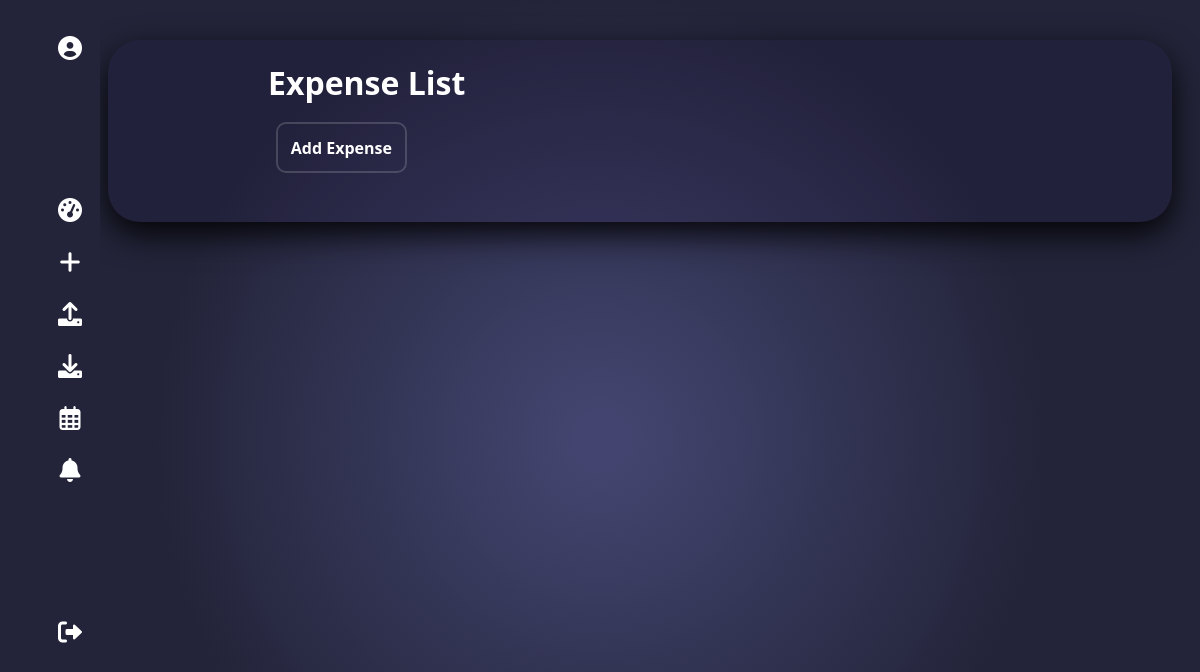
Page /expenses/ (signed in) on the earlier database version.
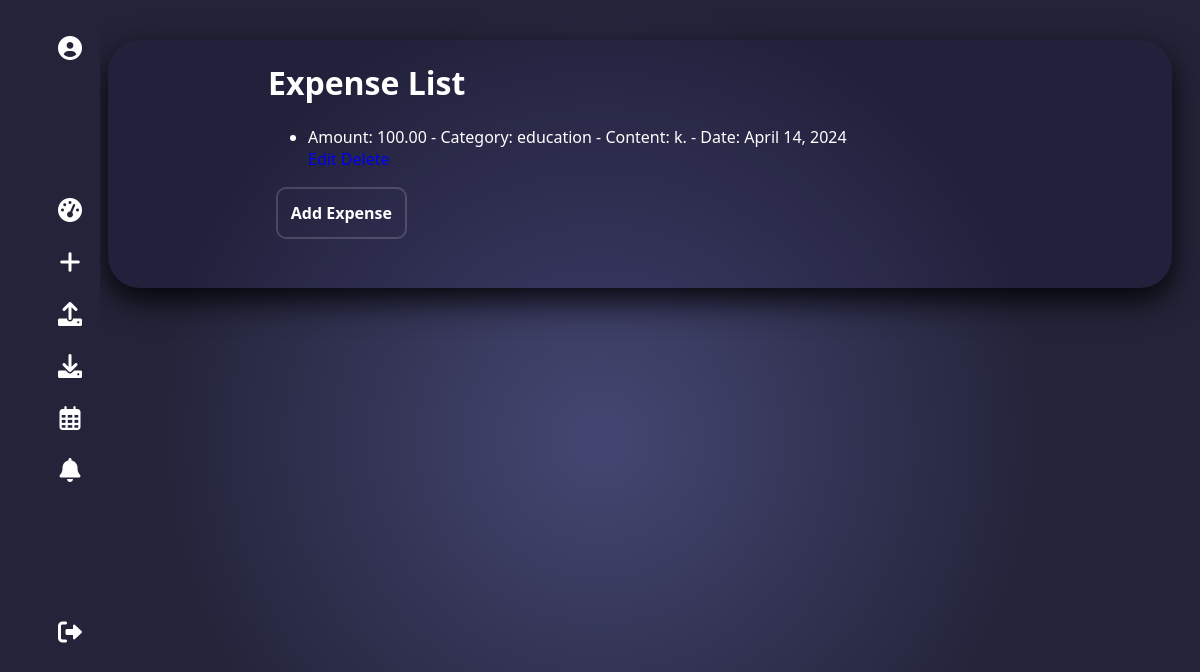
Same page on the later database version.
### Finso_app/models.py (models this page shows, shortened)
class Expense(models.Model):
    user = models.ForeignKey(User, on_delete=models.CASCADE)
    amount = models.DecimalField(max_digits=10, decimal_places=2)
    category = models.ForeignKey('Category', on_delete=models.CASCADE)
    content = models.TextField()
    date = models.DateField(auto_now_add=True)

class Category(models.Model):
    user = models.ForeignKey(User, on_delete=models.CASCADE)
    name = models.CharField(max_length=255)
    budget_limit = models.DecimalField(max_digits=10, decimal_places=2, default=True, null=False )
    def __str__(self):
        return self.name

### Finso_app/views.py (the view)
# urls.py: path('expenses/', views.expense_list, name='expense_list'),
@login_required
def expense_list(request):
    expenses = Expense.objects.filter(user=request.user)
    return render(request, 'expense_list.html', {'expenses': expenses})

### Finso_app/templates/expense_list.html (shortened to what this page needs)
{% extends 'base.html' %}
{% block content %}
<div style="margin-left:10rem; color: white;">
    <h1>Expense List</h1>
    <ul>
        {% for expense in expenses %}
            <li>
                Amount: {{ expense.amount }} - Category: {{ expense.category }} - Content: {{ expense.content }} - Date: {{ expense.date }}
                <br><a style="text-decoration: none;" href="{% url 'edit_expense' expense_id=expense.id %}">Edit</a>
                <a style="text-decoration: none;" href="{% url 'delete_expense' expense_id=expense.id %}">Delete</a>
            </li>
        {% endfor %}
        <div style="margin-top: 2rem; margin-bottom: 4rem;">
        <a style="text-decoration: none; margin-left: -2rem; background: transparent; border: 2px solid rgba(255, 255, 255, 0.164); border-radius: 10px; padding: 0.8rem; color: white; font-size: 1rem; font-weight: 700; " href="{% url 'add_expense' %}">Add Expense</a>
    </div>
    </ul>
    </div>
{% endblock %}

Differences in the rows shown:
added Expense: amount "100.00", category "education", content "k.", date "April 14, 2024"
